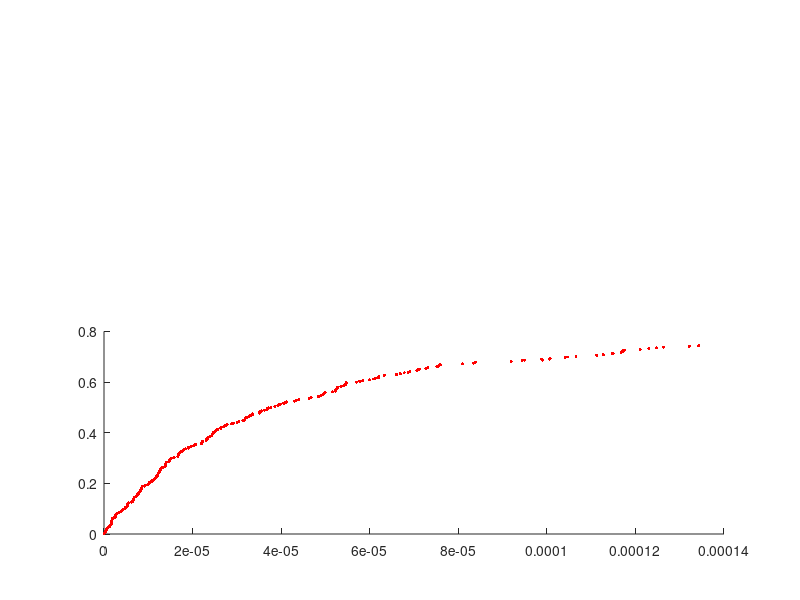

MATLAB code to generate this figure: (Note: this script raises an error after producing the figure.)
clearvars;
close all;

% This code is meant to track a single protein (RAD51 only, no
% competition) that binds to and unbinds from a ssDNA lattice at low
% concentrations. Rather than having a constant concentration over time,
% individual protein populations will be tracked. This utilizes the SSA for
% stochastic simulations. No cooperativity will be included in this model
% (a future model will include cooperativity).

N = 1000;    %length of ssDNA
n = 3;  %length of protein (RAD51)

MaxEvents = 250;   %maximum number of events to occur
InitialFree = 1000;    %initial number of proteins that are around the lattice

k_on = 10;   %kinetic rate constant for protein binding
k_off = 1;  %kinetic rate constant for protein unbinding

% Memory Allocation
X_Locations = zeros(1,MaxEvents);   %number of free locations on the DNA lattice over time
X_Free = zeros(1,MaxEvents);    %number of free proteins with each event
X_Free(1) = InitialFree;    %records initial amount of free proteins
X_Bound = zeros(1,MaxEvents);   %number of bound proteins on the lattice with each event (lattice is initially empty)
Populations = zeros(3,MaxEvents);   %combined array tracking populations of bound/free proteins and free locations
a_P = zeros(2,MaxEvents);   %propensity functions
t = zeros(1,MaxEvents+1); %time tracker
dt = zeros(1,MaxEvents);    %records each time interval in the simulation
EventHistory = zeros(2,MaxEvents);  %records where each event occurs at each step
FracCover = zeros(1,MaxEvents+1);   %tracks saturation of ssDNA lattice

DNA = zeros(1,N);   %ssDNA lattice
BoundAtSpot = zeros(1,N);   %used to record where proteins are bound

Event = 0;  %counts number of events which have occured
for i = 1:MaxEvents
    Event = Event+1;    %increases event counter
    
    % Location Counter %%%%%%%%%%%%%%%%%%%%%%%%%%%%%%%%%%%%%%%%%%%%%%%%%%%%
    AvailableLocations = [];    %initializes an array to track available locations
    for Loc = 1:N-(n-1)   %currently checks each DNA location individually (Should be optimized in the future)
        if DNA(Loc:Loc+(n-1)) == 0 %if location is free...
            AvailableLocations = [AvailableLocations,Loc];  %...add location to the list of available ones
        end
    end
    X_Locations(Event) = numel(AvailableLocations); %number of free locations on the lattice
    X_Bound(Event) = numel(find(BoundAtSpot == 1)); %number of proteins bound to the lattice
    BoundLocations = find(BoundAtSpot == 1);    %list of locations where proteins are bound
    %%%%%%%%%%%%%%%%%%%%%%%%%%%%%%%%%%%%%%%%%%%%%%%%%%%%%%%%%%%%%%%%%%%%%%%
    
    Populations(:,Event) = [X_Free(Event);X_Bound(Event);X_Locations(Event)];   %tracks population of each species
    a_P(:,Event) = [k_on*Populations(1,Event)*Populations(3,Event);k_off*Populations(2,Event)]; %propensity functions of each reaction
        % 1 - Binding Reaction
        % 2 - Unbinding Reaction
    Rands = [rand,rand];    %random numbers for Monte Carlo step
    dt(Event) = (1/sum(a_P(:,Event)))*log(1/Rands(1));   %time step calculation
    
    if Rands(2)*sum(a_P(:,Event)) < a_P(1,Event)    %binding reactions (via SSA)
        BindLocation = AvailableLocations(randi(X_Locations(Event)));   %selects random location for binding
        DNA(BindLocation:BindLocation+(n-1)) = 1;   %binds protein
        X_Free(Event+1) = X_Free(Event)-1;  %updates free protein tracker (decrease by 1)
        BoundAtSpot(BindLocation) = 1;  %records where proteins are bound
        EventHistory(1,Event) = BindLocation;   %records where event happened
    else   %unbinding reaction
        UnbindLocation = BoundLocations(randi(X_Bound(Event)));     %selects random protein to unbind from lattice
        DNA(UnbindLocation:UnbindLocation+(n-1)) = 0;   %unbinds protein
        X_Free(Event+1) = X_Free(Event)+1;  %updates free protein tracker (increase by 1)
        BoundAtSpot(UnbindLocation) = 0;    %updates BoundAtSpot
        EventHistory(2,Event) = UnbindLocation;
    end
    
    t(Event+1) = t(Event)+dt(Event);    %updates timer by advancing time according to the calculated time step
    FracCover(Event+1) = numel(find(DNA == 1))/N;   %calcualtes saturation level of ssDNA lattice
    if mod(numel(find(DNA == 1)),n) ~= 0  %if there isn't an integer number of bound proteins...
        disp('BROKEN PROTEIN');
        break  %ERROR STOP
    end
end

figure(1);
subplot(2,2,[3,4]);
scatter(t,FracCover,5,'r','filled');
hold on;
yline(n*InitialFree/N,'--k','Maximum Saturation');
xlim([0 t(end)]);
xlabel('Time, t');
ylim([0 1]);
ylabel('Saturation Level');
title(['Low Protein Population (Initial X: ', num2str(InitialFree), ')']);
box on;
subplot(2,2,1);
scatter(t(1:end-1),X_Bound,5,'r','filled');
hold on;
scatter(t,X_Free,5,'b','filled');
xlim([0 t(end)]);   xlabel('Time, t');
ylim([0 InitialFree]); ylabel('Population, X');
title('Protein Populations');
box on;
legend('Bound','Free','Location','east');
subplot(2,2,2);
scatter(t(1:end-1),X_Locations,5,'g','filled');
hold on;
xlim([0 t(end)]); xlabel('Time, t');
ylim([0 N]);    ylabel('Free Locations');
title('Available Locations');
box on;